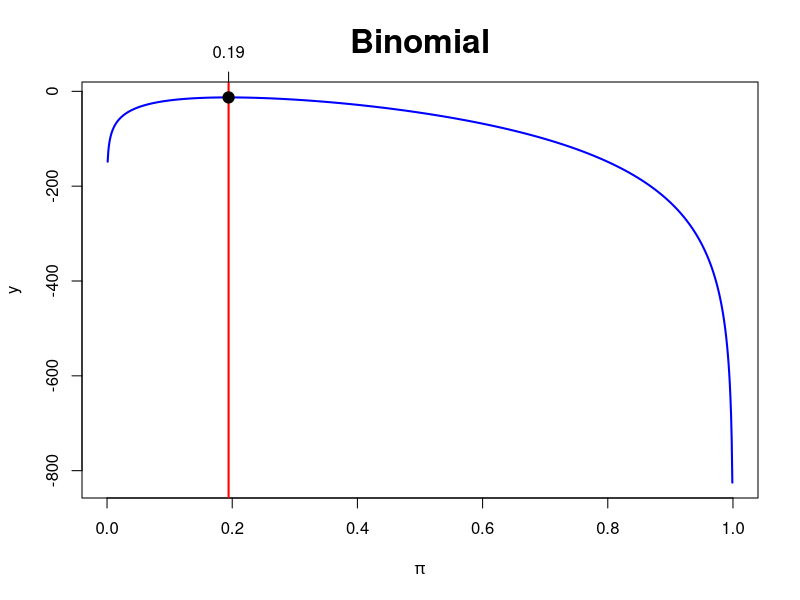

Write the R code that produced this figure.

#' @title mymaxlik
#'
#' @param lfun function
#' @param x a quantitative vector
#' @param param parameter
#' @param ...
#'
#' @return
#' @export
#'
#' @examples
mymaxlik=function(lfun,x,param,...){
  # how many param values are there?
  np=length(param)
  # outer -- notice the order, x then param
  # this produces a matrix – try outer(1:4,5:10,function(x,y) paste(x,y,sep=" "))   to understand
  z=outer(x,param,lfun) # A
  # z is a matrix where each x,param is replaced with the function evaluated at those values
  y=apply(z,2,sum)

  # y is a vector made up of the column sums
  # Each y is the log lik for a new parameter value
  plot(param,y,col="Blue",type="l",lwd=2,...)
  # which gives the index for the value of y >= max.
  # there could be a max between two values of the parameter, therefore 2 indices
  # the first max will take the larger indice
  i=max(which(y==max(y))) # B
  abline(v=param[i],lwd=2,col="Red")

  # plots a nice point where the max lik is
  points(param[i],y[i],pch=19,cex=1.5,col="Black")
  axis(3,param[i],round(param[i],2))
  #check slopes. If it is a max the slope should change sign from + to
  # We should get three + and two -vs
  ifelse(i-3>=1 & i+2<=np, slope<-(y[(i-2):(i+2)]-y[(i-3):(i+1)])/(param[(i-2):(i+2)]-param[(i-3):(i+1)]),slope<-"NA")
  return(list(i=i,parami=param[i],yi=y[i],slope=slope))
}

logbin=function(x,param) log(dbinom(x,prob=param,size=20))
mymaxlik(x=c(3,3,4,3,4,5,5,4),param=seq(0,1,length=1000),lfun=logbin,xlab=expression(pi),main="Binomial",cex.main=2)
